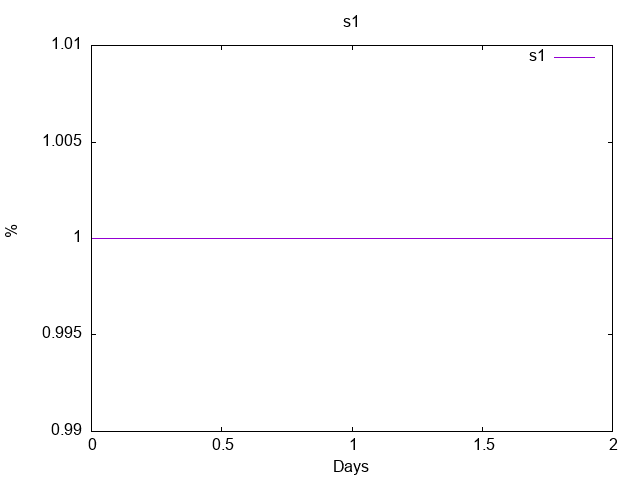

Reproduce this figure in gnuplot.
set terminal png  
set title "s1"
set xlabel 'Days' 
set ylabel '%' 
set output 'S1.png' 
plot 'propagationS1.dat' title 's1' with lines ls 1 